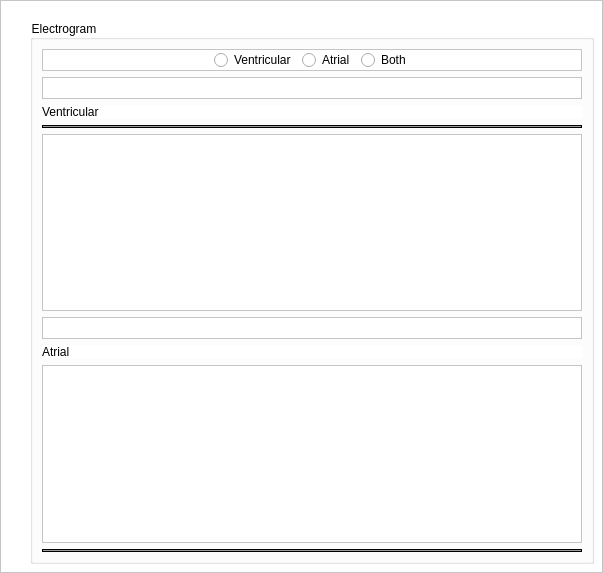
        <widget class="QFrame" name="frame_5">
         <property name="styleSheet">
          <string notr="true">background:rgb(255, 255, 255)</string>
         </property>
         <property name="frameShape">
          <enum>QFrame::StyledPanel</enum>
         </property>
         <property name="frameShadow">
          <enum>QFrame::Raised</enum>
         </property>
         <widget class="QGroupBox" name="groupBox">
          <property name="geometry">
           <rect>
            <x>30</x>
            <y>20</y>
            <width>564</width>
            <height>544</height>
           </rect>
          </property>
          <property name="sizePolicy">
           <sizepolicy hsizetype="Expanding" vsizetype="Preferred">
            <horstretch>0</horstretch>
            <verstretch>0</verstretch>
           </sizepolicy>
          </property>
          <property name="styleSheet">
           <string notr="true">color:rgb(0, 0, 0)</string>
          </property>
          <property name="title">
           <string>Electrogram</string>
          </property>
          <layout class="QVBoxLayout" name="verticalLayout_2">
           <item>
            <widget class="QFrame" name="frame_plots_checks">
             <property name="frameShape">
              <enum>QFrame::StyledPanel</enum>
             </property>
             <property name="frameShadow">
              <enum>QFrame::Raised</enum>
             </property>
             <layout class="QHBoxLayout" name="horizontalLayout_5">
              <property name="leftMargin">
               <number>0</number>
              </property>
              <property name="topMargin">
               <number>0</number>
              </property>
              <property name="rightMargin">
               <number>0</number>
              </property>
              <property name="bottomMargin">
               <number>0</number>
              </property>
              <item>
               <spacer name="horizontalSpacer_2">
                <property name="orientation">
                 <enum>Qt::Horizontal</enum>
                </property>
                <property name="sizeHint" stdset="0">
                 <size>
                  <width>166</width>
                  <height>20</height>
                 </size>
                </property>
               </spacer>
              </item>
              <item>
               <widget class="QRadioButton" name="radioButton_ventricular">
                <property name="text">
                 <string>Ventricular</string>
                </property>
               </widget>
              </item>
              <item>
               <widget class="QRadioButton" name="radioButton_atrial">
                <property name="text">
                 <string>Atrial</string>
                </property>
               </widget>
              </item>
              <item>
               <widget class="QRadioButton" name="radioButton_both">
                <property name="text">
                 <string>Both</string>
                </property>
               </widget>
              </item>
              <item>
               <spacer name="horizontalSpacer_3">
                <property name="orientation">
                 <enum>Qt::Horizontal</enum>
                </property>
                <property name="sizeHint" stdset="0">
                 <size>
                  <width>166</width>
                  <height>20</height>
                 </size>
                </property>
               </spacer>
              </item>
             </layout>
            </widget>
           </item>
           <item>
            <widget class="QFrame" name="frame_atrial">
             <property name="frameShape">
              <enum>QFrame::StyledPanel</enum>
             </property>
             <property name="frameShadow">
              <enum>QFrame::Raised</enum>
             </property>
             <layout class="QHBoxLayout" name="horizontalLayout_2">
              <property name="leftMargin">
               <number>0</number>
              </property>
              <property name="topMargin">
               <number>0</number>
              </property>
              <property name="rightMargin">
               <number>0</number>
              </property>
              <property name="bottomMargin">
               <number>0</number>
              </property>
              <item>
               <spacer name="horizontalSpacer_5">
                <property name="orientation">
                 <enum>Qt::Horizontal</enum>
                </property>
                <property name="sizeHint" stdset="0">
                 <size>
                  <width>526</width>
                  <height>20</height>
                 </size>
                </property>
               </spacer>
              </item>
             </layout>
            </widget>
           </item>
           <item>
            <widget class="QLabel" name="label">
             <property name="text">
              <string>Ventricular</string>
             </property>
            </widget>
           </item>
           <item>
            <widget class="Line" name="line_5">
             <property name="styleSheet">
              <string notr="true">background-color:rgb(156, 156, 156);
border:1px inset black;</string>
             </property>
             <property name="orientation">
              <enum>Qt::Horizontal</enum>
             </property>
            </widget>
           </item>
           <item>
            <widget class="PlotWidget" name="ventricular_plots"/>
           </item>
           <item>
            <widget class="QFrame" name="frame_ventricular">
             <property name="frameShape">
              <enum>QFrame::StyledPanel</enum>
             </property>
             <property name="frameShadow">
              <enum>QFrame::Raised</enum>
             </property>
             <layout class="QHBoxLayout" name="horizontalLayout_7">
              <property name="leftMargin">
               <number>0</number>
              </property>
              <property name="topMargin">
               <number>0</number>
              </property>
              <property name="rightMargin">
               <number>0</number>
              </property>
              <property name="bottomMargin">
               <number>0</number>
              </property>
              <item>
               <spacer name="horizontalSpacer_6">
                <property name="orientation">
                 <enum>Qt::Horizontal</enum>
                </property>
                <property name="sizeHint" stdset="0">
                 <size>
                  <width>526</width>
                  <height>20</height>
                 </size>
                </property>
               </spacer>
              </item>
             </layout>
            </widget>
           </item>
           <item>
            <widget class="QLabel" name="label_2">
             <property name="text">
              <string>Atrial</string>
             </property>
            </widget>
           </item>
           <item>
            <widget class="PlotWidget" name="atrial_plots">
             <property name="styleSheet">
              <string notr="true">color:black;</string>
             </property>
            </widget>
           </item>
           <item>
            <widget class="Line" name="line_6">
             <property name="styleSheet">
              <string notr="true">background-color:rgb(156, 156, 156);
border:1px inset black;</string>
             </property>
             <property name="orientation">
              <enum>Qt::Horizontal</enum>
             </property>
            </widget>
           </item>
          </layout>
         </widget>
        </widget>
